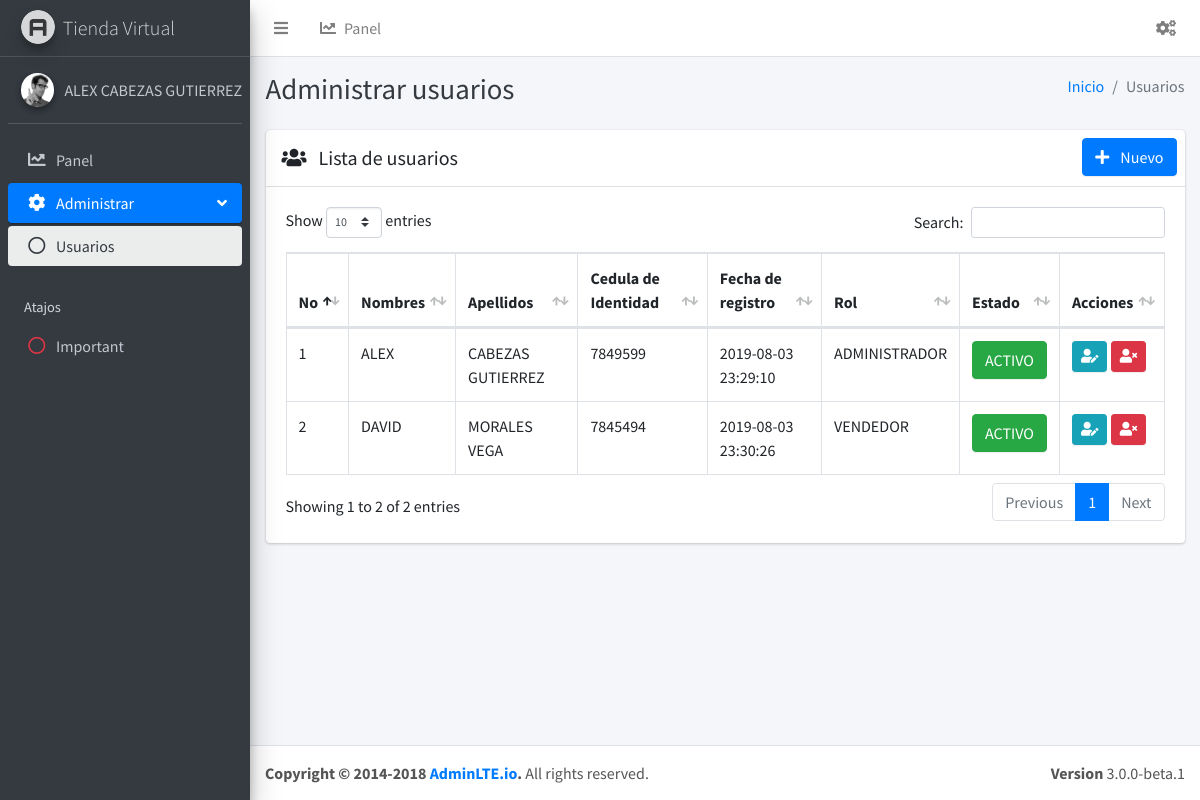
Page /usuario.php (signed in) on the committed database.
### tables this page shows
CREATE TABLE `usuario` (
  `IdUsuario` int(11) NOT NULL,
  `Nombre` varchar(30) NOT NULL,
  `Apellidos` varchar(30) NOT NULL,
  `CedulaIdentidad` varchar(15) NOT NULL,
  `User` varchar(25) NOT NULL,
  `Password` text NOT NULL,
  `Fecha` timestamp NOT NULL DEFAULT CURRENT_TIMESTAMP,
  `Rol` char(1) NOT NULL,
  `Estado` char(1) NOT NULL DEFAULT '1'
);

### usuario.php (the view, shortened to what this page needs)
<!DOCTYPE html>
<html>
<head>
  <?php
    require_once 'css.php';
  ?>
</head>
<body class="hold-transition sidebar-mini layout-fixed">
<div class="wrapper">
    <?php
        require_once 'componentes/nav-top.php';
    ?>
    <?php
        require_once 'componentes/sidebar.php';
    ?>
  <div class="content-wrapper">
    <div class="content-header">
      <div class="container-fluid">
        <div class="row mb-2">
          <div class="col-sm-6">
            <h1 class="m-0 text-dark">Administrar usuarios</h1>
          </div>
          <div class="col-sm-6">
            <ol class="breadcrumb float-sm-right">
              <li class="breadcrumb-item"><a href="#">Inicio</a></li>
              <li class="breadcrumb-item active">Usuarios</li>
            </ol>
          </div>
        </div>
      </div>
    </div>
    <section class="content">
        <div class="container-fluid">
            <div class="row">
                <div class="col-12">
                    <div class="card">
                        <div class="card-header d-flex p-0">
                            <h3 class="card-title p-3">
                                <i class="fas fa-users mr-2"></i>
                                Lista de usuarios
                            </h3>
                            <ul class="nav nav-pills ml-auto p-2">
                                <li class="nav-item">
                                    <a data-toggle="modal" data-target="#ModalInsertarUsuario" class="btn btn-primary text-white">
                                        <i class="fas fa-plus mr-2"></i>
                                        Nuevo
                                    </a>
                                </li>
                            </ul>
                        </div>
                        <div class="card-body table-responsive">
                            <table id="TablaUsuarios" class="TablaUsuarios display table table-bordered table-hover dataTable">
                                <thead>
                                    <tr>
                                        <th>No</th>
                                        <th>Nombres</th>
                                        <th>Apellidos</th>
                                        <th>Cedula de Identidad</th>
                                        <th>Fecha de registro</th>
                                        <th>Rol</th>
                                        <th>Estado</th>
                                        <th>Acciones</th>
                                    </tr>
                                </thead>
                                <tbody>
                                <?php
                                    require_once 'conexion/conexion.php';
                                    $ListaUsuarios = mysqli_query($conexion, "SELECT * FROM usuario");
                                    foreach ($ListaUsuarios as $key => $Usuario)
                                    {
                                      $i++;
                                      $Rol = ($Usuario["Rol"] == "A") ? 'ADMINISTRADOR' : 'VENDEDOR';
                                        echo '<tr>
                                                <td>'.$i.'</td>
                                                <td>'.$Usuario["Nombre"].'</td>
                                                <td>'.$Usuario["Apellidos"].'</td>
                                                <td>'.$Usuario["CedulaIdentidad"].'</td>
                                                <td>'.$Usuario["Fecha"].'</td>
                                                <td>'.$Rol.'</td>';
                                        if ($Usuario["Estado"] != 0)
                                        {
                                          echo '<td>
                                                  <button
                                                  IdUsuario="'.$Usuario["IdUsuario"].'"
                                                  EstadoUsuario="0"
                                                  class="btn btn-success btnActivar">ACTIVO</button>
                                                </td>';
                                        }
                                        echo  '<td>
                                                  <button IdUsuario="'.$Usuario["IdUsuario"].'" id="btnEditarUsuario" data-toggle="modal" data-target="#ModalActualizarUsuario" class="btn btn-info btn-sm">
                                                  <i class="fas fa-user-edit"></i>
                                                  </button>
                                                  <button IdUsuario="'.$Usuario["IdUsuario"].'" id="btnEliminarUsuario" data-toggle="modal" data-target="#ModalEliminarUsuario" class="btn btn-danger btn-sm">
                                                  <i class="fas fa-user-times"></i>
                                                  </button>
                                                </td>
                                            </tr>';
                                    }
                                ?>
                                </tbody>
                            </table>
                        </div>
                    </div>
                </div>
            </div>
        </div>
    </section>
  </div>
    <?php
        require_once 'componentes/footer.php';
    ?>
</div>
</body>
</html>

### rows in the picture
usuario: Nombre "ALEX", Apellidos "CABEZAS GUTIERREZ", CedulaIdentidad "7849599", Fecha "2019-08-03 23:29:10", Rol "ADMINISTRADOR"
usuario: Nombre "DAVID", Apellidos "MORALES VEGA", CedulaIdentidad "7845494", Fecha "2019-08-03 23:30:26", Rol "VENDEDOR"

### other values in the picture
$_SESSION['Nombre'] "ALEX"
$_SESSION['Apellidos'] "CABEZAS GUTIERREZ"
